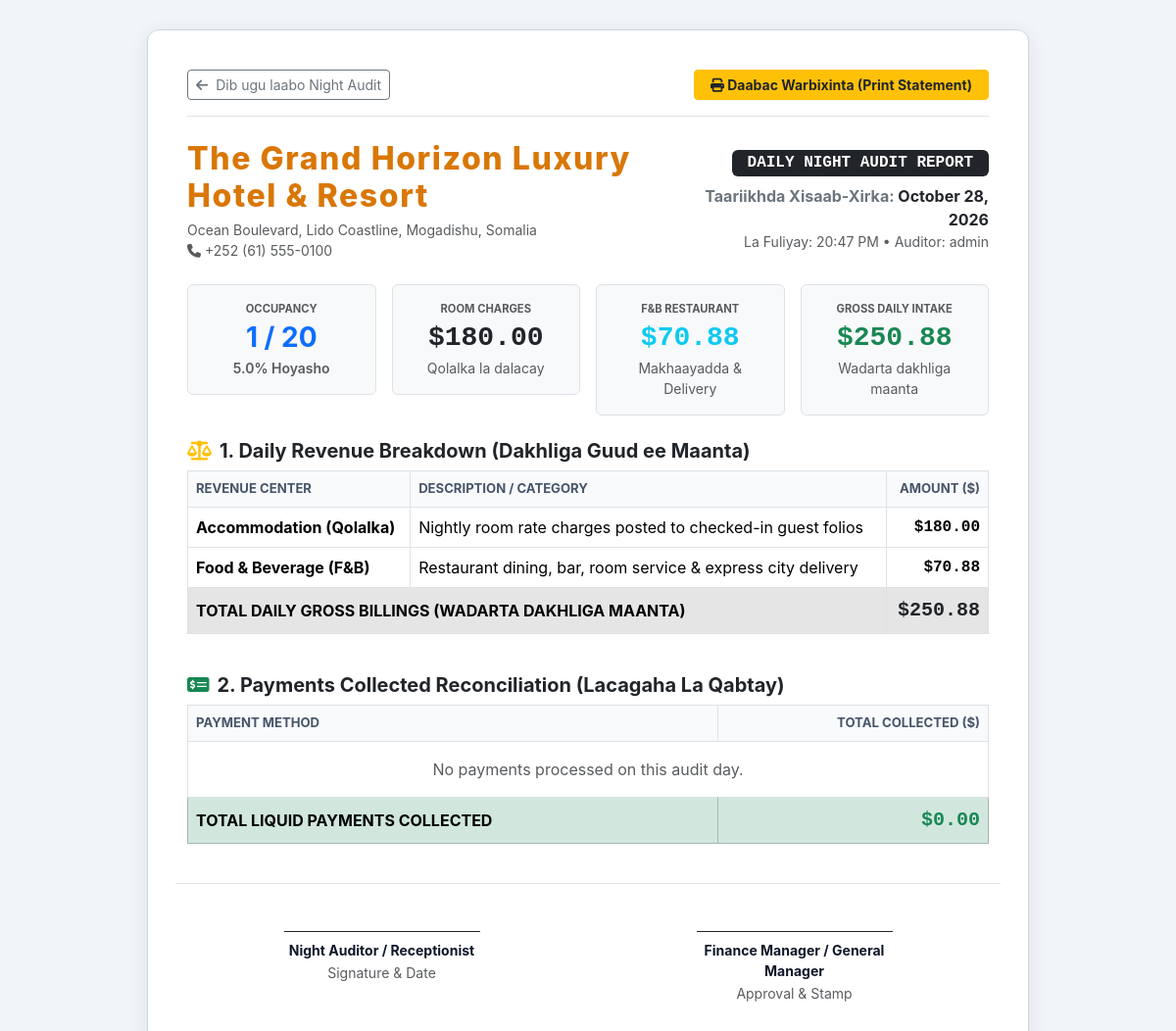
Page /billing/night-audit/1/report (signed in) on the committed database.
### app/models/misc.py (models this page shows, shortened)
class HotelSetting(db.Model):
    __tablename__ = 'hotel_settings'
    id = db.Column(db.Integer, primary_key=True)
    setting_key = db.Column(db.String(80), unique=True, nullable=False)
    setting_value = db.Column(db.Text, nullable=False)
    category = db.Column(db.String(50), default='General')
    updated_at = db.Column(db.DateTime, default=datetime.utcnow, onupdate=datetime.utcnow)
    @classmethod
    def get_value(cls, key, default=None):
        setting = cls.query.filter_by(setting_key=key).first()
        return setting.setting_value if setting else default

### app/models/billing.py (models this page shows, shortened)
class NightAuditRecord(db.Model):
    __tablename__ = 'night_audit_records'
    id = db.Column(db.Integer, primary_key=True)
    audit_date = db.Column(db.Date, nullable=False, default=datetime.utcnow().date)
    performed_at = db.Column(db.DateTime, default=datetime.utcnow)
    performed_by_id = db.Column(db.Integer, db.ForeignKey('users.id', ondelete='SET NULL'), nullable=True)
    occupied_rooms_count = db.Column(db.Integer, default=0)
    total_rooms_count = db.Column(db.Integer, default=0)
    occupancy_rate = db.Column(db.Float, default=0.0)
    room_charges_posted = db.Column(db.Float, default=0.0)
    restaurant_sales = db.Column(db.Float, default=0.0)
    service_sales = db.Column(db.Float, default=0.0)
    total_revenue = db.Column(db.Float, default=0.0)
    payments_collected = db.Column(db.Float, default=0.0)
    notes = db.Column(db.Text, nullable=True)
    performed_by = db.relationship('User')

### app/models/user.py (models this page shows, shortened)
class User(UserMixin, db.Model):
    __tablename__ = 'users'
    id = db.Column(db.Integer, primary_key=True)
    role_id = db.Column(db.Integer, db.ForeignKey('roles.id'), nullable=False)
    username = db.Column(db.String(60), unique=True, nullable=False)
    email = db.Column(db.String(120), unique=True, nullable=False)
    password_hash = db.Column(db.String(255), nullable=False)
    full_name = db.Column(db.String(120), nullable=False)
    phone = db.Column(db.String(30), nullable=True)
    avatar = db.Column(db.String(255), default='default-avatar.png')
    is_active = db.Column(db.Boolean, default=True)
    last_login = db.Column(db.DateTime, nullable=True)
    created_at = db.Column(db.DateTime, default=datetime.utcnow)
    updated_at = db.Column(db.DateTime, default=datetime.utcnow, onupdate=datetime.utcnow)
    role = db.relationship('Role', back_populates='users')
    guest_profile = db.relationship('Guest', back_populates='user', uselist=False)
    employee_profile = db.relationship('Employee', back_populates='user', uselist=False)
    def has_role(self, *role_names):
        if not self.role:
            return False
        return self.role.name in role_names or self.role.name == 'Super Admin'

### app/routes/billing.py (the view)
@billing_bp.route('/night-audit/<int:audit_id>/report')
@login_required
@role_required('Super Admin', 'Manager', 'Accountant')
def night_audit_report(audit_id):
    audit = NightAuditRecord.query.get_or_404(audit_id)
    hotel_name = HotelSetting.get_value('hotel_name', 'The Grand Horizon Luxury Hotel & Resort')
    hotel_address = HotelSetting.get_value('hotel_address', 'Ocean Boulevard, Lido Coastline, Mogadishu, Somalia')
    hotel_phone = HotelSetting.get_value('hotel_phone', '+252 61 555-0100')
    payments = Payment.query.filter(
        func.date(Payment.payment_date) == audit.audit_date,
        Payment.status == 'Completed'
    ).all()
    payment_breakdown = {}
    for p in payments:
        payment_breakdown[p.payment_method] = payment_breakdown.get(p.payment_method, 0.0) + p.amount
    return render_template(
        'billing/night_audit_report.html',
        audit=audit,
        hotel_name=hotel_name,
        hotel_address=hotel_address,
        hotel_phone=hotel_phone,
        payments=payments,
        payment_breakdown=payment_breakdown
    )

### app/models/user.py (called while the page is built)
@login_manager.user_loader
def load_user(user_id):
    return User.query.get(int(user_id))

### app/templates/billing/night_audit_report.html (shortened to what this page needs)
<!DOCTYPE html>
<html lang="en">
<head>
    <link href="https://cdn.jsdelivr.net/npm/bootstrap@5.3.3/dist/css/bootstrap.min.css" rel="stylesheet">
    <link rel="stylesheet" href="https://cdnjs.cloudflare.com/ajax/libs/font-awesome/6.5.1/css/all.min.css">
</head>
<body>
    <div class="statement-card">
        <div class="d-flex justify-content-between align-items-center mb-4 pb-3 border-bottom no-print">
            <a href="{{ url_for('billing.night_audit') }}" class="btn btn-sm btn-outline-secondary">
                <i class="fa-solid fa-arrow-left me-1"></i> Dib ugu laabo Night Audit
            </a>
            <button onclick="window.print()" class="btn btn-sm btn-warning text-dark fw-bold px-3">
                <i class="fa-solid fa-print me-1.5"></i> Daabac Warbixinta (Print Statement)
            </button>
        </div>
        <div class="row align-items-center mb-4">
            <div class="col-sm-7">
                <h2 class="header-title mb-1">{{ hotel_name }}</h2>
                <div class="text-muted small">{{ hotel_address }}</div>
                <div class="text-muted small"><i class="fa-solid fa-phone me-1"></i>{{ hotel_phone }}</div>
            </div>
            <div class="col-sm-5 text-sm-end mt-3 mt-sm-0">
                <span class="badge bg-dark px-3 py-1.5 fs-6 font-monospace">DAILY NIGHT AUDIT REPORT</span>
                <div class="mt-2 fw-bold text-secondary">
                    Taariikhda Xisaab-Xirka: <span class="text-dark">{{ audit.audit_date.strftime('%B %d, %Y') }}</span>
                </div>
                <div class="small text-muted">
                    La Fuliyay: {{ audit.performed_at.strftime('%H:%M %p') }} &bull; Auditor: {{ audit.performed_by.username if audit.performed_by else 'Admin' }}
                </div>
            </div>
        </div>
        <div class="row g-3 mb-4 text-center">
            <div class="col-3">
                <div class="p-3 rounded bg-light border">
                    <div class="text-muted small text-uppercase fw-bold" style="font-size:0.7rem;">Occupancy</div>
                    <div class="h3 fw-bold text-primary my-1">{{ audit.occupied_rooms_count }} / {{ audit.total_rooms_count }}</div>
                    <div class="small fw-semibold text-muted">{{ audit.occupancy_rate }}% Hoyasho</div>
                </div>
            </div>
            <div class="col-3">
                <div class="p-3 rounded bg-light border">
                    <div class="text-muted small text-uppercase fw-bold" style="font-size:0.7rem;">Room Charges</div>
                    <div class="h3 fw-bold text-dark my-1 font-monospace">${{ "{:,.2f}".format(audit.room_charges_posted) }}</div>
                    <div class="small text-muted">Qolalka la dalacay</div>
                </div>
            </div>
            <div class="col-3">
                <div class="p-3 rounded bg-light border">
                    <div class="text-muted small text-uppercase fw-bold" style="font-size:0.7rem;">F&amp;B Restaurant</div>
                    <div class="h3 fw-bold text-info my-1 font-monospace">${{ "{:,.2f}".format(audit.restaurant_sales) }}</div>
                    <div class="small text-muted">Makhaayadda &amp; Delivery</div>
                </div>
            </div>
            <div class="col-3">
                <div class="p-3 rounded bg-light border">
                    <div class="text-muted small text-uppercase fw-bold" style="font-size:0.7rem;">Gross Daily Intake</div>
                    <div class="h3 fw-bold text-success my-1 font-monospace">${{ "{:,.2f}".format(audit.total_revenue) }}</div>
                    <div class="small text-muted">Wadarta dakhliga maanta</div>
                </div>
            </div>
        </div>
        <h5 class="fw-bold mb-2 text-dark">
            <i class="fa-solid fa-scale-balanced me-2 text-warning"></i>1. Daily Revenue Breakdown (Dakhliga Guud ee Maanta)
        </h5>
        <div class="table-responsive mb-4">
            <table class="table table-bordered align-middle">
                <thead>
                    <tr>
                        <th>Revenue Center</th>
                        <th>Description / Category</th>
                        <th class="text-end">Amount ($)</th>
                    </tr>
                </thead>
                <tbody>
                    <tr>
                        <td class="fw-bold">Accommodation (Qolalka)</td>
                        <td>Nightly room rate charges posted to checked-in guest folios</td>
                        <td class="text-end fw-bold font-monospace">${{ "{:,.2f}".format(audit.room_charges_posted) }}</td>
                    </tr>
                    <tr>
                        <td class="fw-bold">Food &amp; Beverage (F&amp;B)</td>
                        <td>Restaurant dining, bar, room service &amp; express city delivery</td>
                        <td class="text-end fw-bold font-monospace">${{ "{:,.2f}".format(audit.restaurant_sales) }}</td>
                    </tr>
                    <tr class="table-active">
                        <td colspan="2" class="fw-bold text-uppercase">Total Daily Gross Billings (Wadarta Dakhliga Maanta)</td>
                        <td class="text-end fw-bold font-monospace fs-5 text-dark">${{ "{:,.2f}".format(audit.total_revenue) }}</td>
                    </tr>
                </tbody>
            </table>
        </div>
        <h5 class="fw-bold mb-2 text-dark">
            <i class="fa-solid fa-money-check-dollar me-2 text-success"></i>2. Payments Collected Reconciliation (Lacagaha La Qabtay)
        </h5>
        <div class="table-responsive mb-4">
            <table class="table table-bordered align-middle">
                <thead>
                    <tr>
                        <th>Payment Method</th>
                        <th class="text-end">Total Collected ($)</th>
                    </tr>
                </thead>
                <tbody>
                    {% for method, amt in payment_breakdown.items() %}
                    <tr>
                        <td class="fw-semibold"><i class="fa-solid fa-wallet me-2 text-secondary"></i>{{ method }}</td>
                        <td class="text-end fw-bold font-monospace text-success">${{ "{:,.2f}".format(amt) }}</td>
                    </tr>
                    {% else %}
                    <tr>
                        <td colspan="2" class="text-center text-muted py-3">No payments processed on this audit day.</td>
                    </tr>
                    {% endfor %}
                    <tr class="table-success">
                        <td class="fw-bold text-uppercase">Total Liquid Payments Collected</td>
                        <td class="text-end fw-bold font-monospace fs-5 text-success">${{ "{:,.2f}".format(audit.payments_collected) }}</td>
                    </tr>
                </tbody>
            </table>
        </div>
        <div class="row pt-5 mt-4 border-top">
            <div class="col-6 text-center">
                <div class="border-top border-dark mx-auto pt-2" style="max-width: 200px;">
                    <div class="fw-bold small">Night Auditor / Receptionist</div>
                    <small class="text-muted">Signature &amp; Date</small>
                </div>
            </div>
            <div class="col-6 text-center">
                <div class="border-top border-dark mx-auto pt-2" style="max-width: 200px;">
                    <div class="fw-bold small">Finance Manager / General Manager</div>
                    <small class="text-muted">Approval &amp; Stamp</small>
                </div>
            </div>
        </div>
    </div>
</body>
</html>

### app/templates/billing/night_audit_report.html (style rules this page uses)
body { background-color: #f1f5f9; color: #0f172a; font-family: -apple-system, BlinkMacSystemFont, "Segoe UI", Roboto, sans-serif; padding: 30px 15px; }
.statement-card { background: #ffffff; border: 1px solid #cbd5e1; border-radius: 12px; box-shadow: 0 4px 20px rgba(0,0,0,0.08); max-width: 900px; margin: 0 auto; padding: 40px; }
.header-title { color: #d97706; font-weight: 800; letter-spacing: 0.05em; }
.table th { background-color: #f8fafc; color: #475569; font-size: 0.82rem; text-transform: uppercase; }

### rows in the picture
HotelSetting: setting_value "The Grand Horizon Luxury Hotel & Resort"
HotelSetting: setting_value "Ocean Boulevard, Lido Coastline, Mogadishu, Somalia"
HotelSetting: setting_value "+252 (61) 555-0100"
NightAuditRecord: audit_date "October 28, 2026", performed_at "20:47 PM", occupied_rooms_count "1", total_rooms_count "20", occupancy_rate "5.0", room_charges_posted "180.00", restaurant_sales "70.88", total_revenue "250.88", payments_collected "0.00"
User: performed_by "admin"
